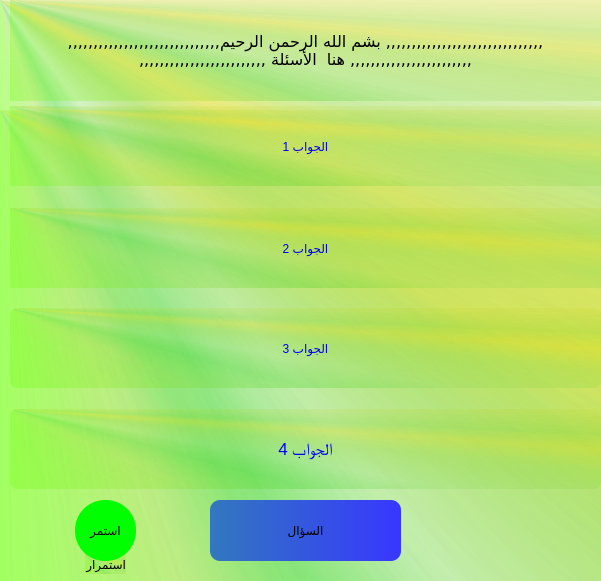
   <widget class="QFrame" name="frame">
    <property name="geometry">
     <rect>
      <x>300</x>
      <y>130</y>
      <width>601</width>
      <height>581</height>
     </rect>
    </property>
    <property name="styleSheet">
     <string notr="true">background-color: qconicalgradient(cx:0, cy:0, angle:135, stop:0 rgba(135, 205, 0, 9), stop:0.375 rgba(105, 255, 0, 69), stop:0.423533 rgba(121, 215, 0, 50), stop:0.45 rgba(27, 205, 0, 58), stop:0.477581 rgba(115, 214, 71, 43), stop:0.518717 rgba(155, 218, 71, 100), stop:0.55 rgba(215, 215, 0,76), stop:0.57754 rgba(105, 203, 0, 50), stop:0.625 rgba(205, 205, 0, 29), stop:1 rgba(155, 205, 0, 9));
border:0px;</string>
    </property>
    <property name="frameShape">
     <enum>QFrame::StyledPanel</enum>
    </property>
    <property name="frameShadow">
     <enum>QFrame::Raised</enum>
    </property>
    <property name="lineWidth">
     <number>0</number>
    </property>
    <widget class="QGroupBox" name="groupBox_3">
     <property name="enabled">
      <bool>true</bool>
     </property>
     <property name="geometry">
      <rect>
       <x>0</x>
       <y>110</y>
       <width>601</width>
       <height>511</height>
      </rect>
     </property>
     <property name="font">
      <font>
       <kerning>true</kerning>
      </font>
     </property>
     <property name="styleSheet">
      <string notr="true">border:0px;</string>
     </property>
     <property name="inputMethodHints">
      <set>Qt::ImhNone</set>
     </property>
     <property name="title">
      <string/>
     </property>
     <property name="alignment">
      <set>Qt::AlignBottom|Qt::AlignLeading|Qt::AlignLeft</set>
     </property>
     <property name="flat">
      <bool>true</bool>
     </property>
     <property name="checkable">
      <bool>false</bool>
     </property>
     <widget class="QPushButton" name="btn_find">
      <property name="geometry">
       <rect>
        <x>210</x>
        <y>390</y>
        <width>191</width>
        <height>61</height>
       </rect>
      </property>
      <property name="styleSheet">
       <string notr="true">    QPushButton{   
background-color: qlineargradient(spread:pad, x1:0, y1:0, x2:1, y2:0, stop:0 rgba(50, 120, 190, 255), stop:1 rgba(55, 55, 255, 255));  
 color: black;  



			border: 1px solid '#ffffff';
            
       		 font: 75 20pt &quot;MS Shell Dlg 2&quot;;
       		 border-radius: 10px;
 		 	

}
   
           QPushButton:hover{ 

background-color: qlineargradient(spread:pad, x1:0, y1:0, x2:1, y2:0, stop:0 rgba(5, 160, 0, 205), stop:1 rgba(255, 255, 10, 255));


        border: 2px solid '#000000';
           color: red;
	   font: 75 20pt &quot;MS Shell Dlg 2&quot;;
       border-radius: 10px;
        }</string>
      </property>
      <property name="text">
       <string>السؤال</string>
      </property>
     </widget>
     <widget class="QLabel" name="label_19">
      <property name="geometry">
       <rect>
        <x>85</x>
        <y>444</y>
        <width>41</width>
        <height>20</height>
       </rect>
      </property>
      <property name="styleSheet">
       <string notr="true">   QLabel{   

        color: black;
border:0px;
       font: 75 8pt &quot;MS Shell Dlg 2&quot;;
}</string>
      </property>
      <property name="text">
       <string>استمرار</string>
      </property>
     </widget>
     <widget class="QPushButton" name="btn_continue">
      <property name="enabled">
       <bool>true</bool>
      </property>
      <property name="geometry">
       <rect>
        <x>75</x>
        <y>390</y>
        <width>61</width>
        <height>61</height>
       </rect>
      </property>
      <property name="styleSheet">
       <string notr="true">    QPushButton{   
background-color: qlineargradient(spread:pad, x1:0, y1:0, x2:1, y2:0, stop:0 rgba(0, 255, 0, 255), stop:1 rgba(0, 255, 0, 255));  
        color: black; 



			border: 1px solid '#ffffff';
            
       		 font: 75 14pt &quot;MS Shell Dlg 2&quot;;
       		 border-radius: 30px;
 		 	

}
   
           QPushButton:hover{ 
background-color:  rgba(220, 255, 5, 255);	
        border: 2px solid '#000000';
           color: red;
	   font: 75 14pt &quot;MS Shell Dlg 2&quot;;
        border-radius:30px;
        }

 </string>
      </property>
      <property name="text">
       <string>استمر</string>
      </property>
     </widget>
    </widget>
    <widget class="QLabel" name="lbl_question">
     <property name="geometry">
      <rect>
       <x>10</x>
       <y>0</y>
       <width>591</width>
       <height>101</height>
      </rect>
     </property>
     <property name="styleSheet">
      <string notr="true"> QLabel{
        font-family: Shanti;
        font-size: 16px;
        color: 'black';
border:0px;
	
}</string>
     </property>
     <property name="locale">
      <locale language="Arabic" country="Algeria"/>
     </property>
     <property name="text">
      <string>,,,,,,,,,,,,,,,,,,,,,,,,,,,,,,, بشم الله الرحمن الرحيم,,,,,,,,,,,,,,,,,,,,,,,,,,,,,,   ,,,,,,,,,,,,,,,,,,,,,,,, هنا  الأسئلة ,,,,,,,,,,,,,,,,,,,,,,,,,</string>
     </property>
     <property name="alignment">
      <set>Qt::AlignCenter</set>
     </property>
     <property name="wordWrap">
      <bool>true</bool>
     </property>
    </widget>
    <widget class="QPushButton" name="btnanswer4_2">
     <property name="geometry">
      <rect>
       <x>10</x>
       <y>409</y>
       <width>591</width>
       <height>80</height>
      </rect>
     </property>
     <property name="font">
      <font>
       <family>MS Shell Dlg 2</family>
       <pointsize>13</pointsize>
       <weight>9</weight>
       <italic>false</italic>
       <bold>false</bold>
      </font>
     </property>
     <property name="styleSheet">
      <string notr="true">    

    QPushButton{   
            border:  1px solid '#ffffff';
	        border-bottom: 1px solid '#000000';                   
       		 font: 75 13pt &quot;MS Shell Dlg 2&quot;;
       		 border-radius: 7px;
 		 	  color: blue;

}
   
           QPushButton:hover{ 
/*background-color: qlineargradient(spread:pad, x1:0, y1:0, x2:1, y2:0, stop:0 rgba(0, 20, 80, 205), stop:1 rgba(0, 125,255, 255)); 
  */
background-color: qlineargradient(spread:pad, x1:0, y1:0, x2:1, y2:0, stop:0 rgba(5, 160, 0, 205), stop:1 rgba(255, 255, 10, 255));
     
        color: red;      
	   font: 75 13pt &quot;MS Shell Dlg 2&quot;;
        border-radius: 7px;
        }
         

QPushButton:pressed
{
    background-color: QLinearGradient( x1: 0, y1: 0, x2: 0, y2: 1, stop: 0 #2d2d2d, stop: 0.1 #2b2b2b, stop: 0.5 #292929, stop: 0.9 #282828, stop: 1 #252525);
}
</string>
     </property>
     <property name="text">
      <string>الجواب 4</string>
     </property>
    </widget>
    <widget class="QPushButton" name="btnanswer2_2">
     <property name="geometry">
      <rect>
       <x>10</x>
       <y>208</y>
       <width>591</width>
       <height>80</height>
      </rect>
     </property>
     <property name="styleSheet">
      <string notr="true">

    QPushButton{   
            border:  1px solid '#ffffff';
	        border-bottom: 1px solid '#000000';                   
       		 font: 75 13pt &quot;MS Shell Dlg 2&quot;;
     
 		 	  color: blue;

}
   
           QPushButton:hover{ 
/*background-color: qlineargradient(spread:pad, x1:0, y1:0, x2:1, y2:0, stop:0 rgba(0, 20, 80, 205), stop:1 rgba(0, 125,255, 255)); 
  */
background-color: qlineargradient(spread:pad, x1:0, y1:0, x2:1, y2:0, stop:0 rgba(5, 160, 0, 205), stop:1 rgba(255, 255, 10, 255));
     
        color: red;      
	   font: 75 13pt &quot;MS Shell Dlg 2&quot;;
      
        }
         

QPushButton:pressed
{
    background-color: QLinearGradient( x1: 0, y1: 0, x2: 0, y2: 1, stop: 0 #2d2d2d, stop: 0.1 #2b2b2b, stop: 0.5 #292929, stop: 0.9 #282828, stop: 1 #252525);
}






</string>
     </property>
     <property name="text">
      <string>الجواب 2</string>
     </property>
    </widget>
    <widget class="QPushButton" name="btnanswer1_2">
     <property name="geometry">
      <rect>
       <x>10</x>
       <y>106</y>
       <width>591</width>
       <height>80</height>
      </rect>
     </property>
     <property name="styleSheet">
      <string notr="true">
    QPushButton{   
            border:  1px solid '#ffffff';
	        border-bottom: 1px solid '#000000';                   
       		 font: 75 13pt &quot;MS Shell Dlg 2&quot;;
       		
 		 	  color: blue;

}
   
           QPushButton:hover{ 
/*background-color: qlineargradient(spread:pad, x1:0, y1:0, x2:1, y2:0, stop:0 rgba(0, 20, 80, 205), stop:1 rgba(0, 125,255, 255)); 
  */
background-color: qlineargradient(spread:pad, x1:0, y1:0, x2:1, y2:0, stop:0 rgba(5, 160, 0, 205), stop:1 rgba(255, 255, 10, 255));
     
        color: red;      
	   font: 75 13pt &quot;MS Shell Dlg 2&quot;;
  
        }
         

QPushButton:pressed
{
    background-color: QLinearGradient( x1: 0, y1: 0, x2: 0, y2: 1, stop: 0 #2d2d2d, stop: 0.1 #2b2b2b, stop: 0.5 #292929, stop: 0.9 #282828, stop: 1 #252525);
}


</string>
     </property>
     <property name="text">
      <string>الجواب 1</string>
     </property>
    </widget>
    <widget class="QPushButton" name="btnanswer3_2">
     <property name="geometry">
      <rect>
       <x>10</x>
       <y>308</y>
       <width>591</width>
       <height>80</height>
      </rect>
     </property>
     <property name="styleSheet">
      <string notr="true">
    QPushButton{   
            border:  1px solid '#ffffff';
	        border-bottom: 1px solid '#000000';                   
       		 font: 75 13pt &quot;MS Shell Dlg 2&quot;;
       		 border-radius: 7px;
 		 	  color: blue;

}
   
           QPushButton:hover{ 
/*background-color: qlineargradient(spread:pad, x1:0, y1:0, x2:1, y2:0, stop:0 rgba(0, 20, 80, 205), stop:1 rgba(0, 125,255, 255)); 
  */
background-color: qlineargradient(spread:pad, x1:0, y1:0, x2:1, y2:0, stop:0 rgba(5, 160, 0, 205), stop:1 rgba(255, 255, 10, 255));
     
        color: red;      
	   font: 75 13pt &quot;MS Shell Dlg 2&quot;;
        border-radius: 7px;
        }
         

QPushButton:pressed
{
    background-color: QLinearGradient( x1: 0, y1: 0, x2: 0, y2: 1, stop: 0 #2d2d2d, stop: 0.1 #2b2b2b, stop: 0.5 #292929, stop: 0.9 #282828, stop: 1 #252525);
}
</string>
     </property>
     <property name="text">
      <string>الجواب 3</string>
     </property>
    </widget>
   </widget>
